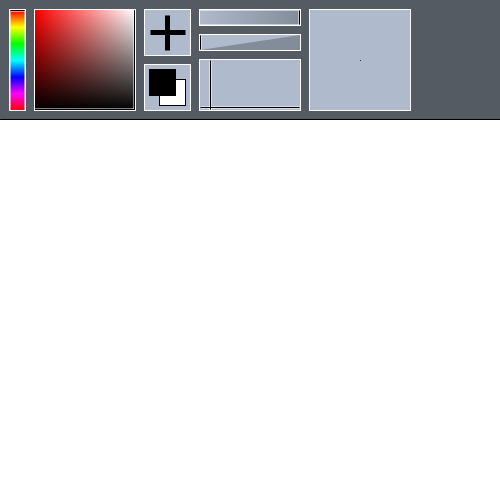
Frame 1 (no input)
Frame 60 (the mouse pressed at the canvas centre just before this capture): identical to frame 1, image omitted
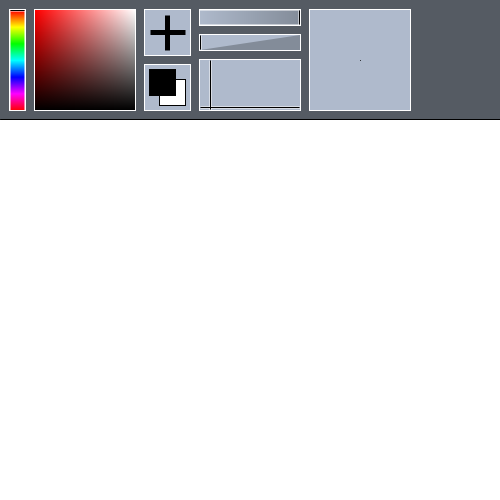
Frame 120 (the mouse held since frame 60 and released just before this capture)

The Processing sketch that drew these frames (run headless with seeded random() and noise(); from frame 60 on, the mouse is pressed at the canvas centre):

// Processing sketch: processing_174352
// ── processing_174352.pde

//Initial primary color: black
int brushHue = 0;
int brushSaturation = 0;
int brushBrightness = 0;

color secondaryColor = color(255,255,255); //White
color tempColor; //Is used for exchange variables.
color brushColor;
int brushAlpha = 100;

boolean isChoosingHue = false;
boolean isChoosingSb = false;
boolean isPickingColor = false; boolean isInFirstHalfOfPickingColor = false;
boolean isSwappingColors = false;
boolean isChoosingAlpha = false;
boolean isChoosingSize = false;
boolean isChoosingStabilizer = false;

int brushSize = 1; //Acutual size will be (brushSize/2)>=1.
int stabilizerDistancePower = 5; //Default:5, Range:0-50
int stabilizerTimePower = 10; //Default:10, Range:0-250

int curveBeforeStartX = 0;
int curveBeforeStartY = 0;
int curveStartX = 0;
int curveStartY = 0;
boolean isDrawing = false;
int curvePointsDistance = 0;
int previousCurvePointX = 0;
int previousCurvePointY = 0;
int stabilizerTimer = 0;

color savedPixels[][] = new color[10][250000];
byte undoRemaining = 0;

void setup()
{
  size(500,500);
  frameRate(60);
  smooth();
  colorMode(HSB, 100,100,100, 100);
  background(0,0,100);
  
  cursor(ARROW);
  
  initializeTools();
}

void draw()
{
  if(isDrawing)
  {
    doDraw();
  }
  else if(isPickingColor)
  {
      doPickColor();
  }
  else if(mousePressed)
  {
    if(isChoosingHue)
    {
      doChooseHue();
    }
    else if(isChoosingSb)
    {
      doChooseSb();
    }
    else if(isChoosingAlpha)
    {
      doChooseAlpha();
    }
    else if(isChoosingSize)
    {
      doChooseSize();
    }
    else if(isChoosingStabilizer)
    {
      doChooseStabilizer();
    }
  }
  else
  {
    curveBeforeStartX = mouseX;
    curveBeforeStartY = mouseY;
  }
}

void mousePressed()
{
  if(!isDrawing && !isChoosingHue && !isChoosingSb && !isPickingColor && !isSwappingColors)
  {
    if(mouseY >= 120)
    {
      startDraw();
    }
    else //Tools
    {
      if(mouseY>=10 && mouseY<110 && mouseX>=10 && mouseX<25)
      {
        startChooseHue();
      }
      else if(mouseY>=10 && mouseY<110 && mouseX>=35 && mouseX<135)
      {
        startChooseSb();
      }
      else if(mouseY>=10 && mouseY<55 && mouseX>=145 && mouseX<190)
      {
        startPickColor();
      }
      else if(mouseY>=65 && mouseY<110 && mouseX>=145 && mouseX<190)
      {
        startSwapColors();
      }
      else if(mouseY>=10 && mouseY<25 && mouseX>=200 && mouseX<300)
      {
        startChooseAlpha();
      }
      else if(mouseY>=35 && mouseY<50 && mouseX>=200 && mouseX<300)
      {
        startChooseSize();
      }
      else if(mouseY>=60 && mouseY<110 && mouseX>=200 && mouseX<300)
      {
        startChooseStabilizer();
      }
    }
  }
}

void mouseReleased()
{
  if(isDrawing)
  {
    finishDraw();
  }
  else
  {
    if(isChoosingHue)
    {
      finishChooseHue();
    }
    else if(isChoosingSb)
    {
      finishChooseSb();
    }
    else if(isPickingColor)
    {
      finishPickColor();
    }
    else if(isSwappingColors)
    {
      finishSwapColors();
    }
    else if(isChoosingAlpha)
    {
      finishChooseAlpha();
    }
    else if(isChoosingSize)
    {
      finishChooseSize();
    }
    else if(isChoosingStabilizer)
    {
      finishChooseStabilizer();
    }
  }
}

void keyPressed()
{
  if(key=='z' || key=='Z')
  {
    if(undoRemaining > 0)
    {
      loadPixels();
      
      for(int i=0; i<width*height; i++)
      {
        pixels[i] = savedPixels[0][i];
      }
      
      for(int i=1; i <= 9; i++)
      {
        for(int j=0; j<width*height; j++)
        {
          savedPixels[i-1][j] = savedPixels[i][j];
        }
      }
      
      updatePixels();
      
      undoRemaining--;
    }
    
    initializeTools();
  }
  else if(key=='r' || key=='R')
  {
    loadPixels();
    for(int i=8; i >= 0; i--)
    {
      for(int j=0; j<width*height; j++)
      {
        savedPixels[i+1][j] = savedPixels[i][j];
      }
    }
    for(int i=0; i < width*height; i++)
    {
      savedPixels[0][i] = pixels[i];
    }
    if(undoRemaining<10)
    {
      undoRemaining++;
    }
  
    background(brushHue,brushSaturation,brushBrightness);
    initializeTools();
  }
}

void startDraw()
{
  isDrawing = true;

  loadPixels();
  
  for(int i=8; i >= 0; i--)
  {
    for(int j=0; j<width*height; j++)
    {
      savedPixels[i+1][j] = savedPixels[i][j];
    }
  }
  for(int i=0; i < width*height; i++)
  {
    savedPixels[0][i] = pixels[i];
  }
  if(undoRemaining<10)
  {
    undoRemaining++;
  }

  initializeBrush();

  strokeCap(ROUND);
  beginShape();
  curveVertex(curveBeforeStartX+1, curveBeforeStartY+1); 
  //curveVertex(mouseX, mouseY);
  curveVertex(curveBeforeStartX, curveBeforeStartY);
  //curveVertex(mouseX, mouseY);

  previousCurvePointX = mouseX;
  previousCurvePointY = mouseY;

  curveStartX = mouseX;
  curveStartY = mouseY;
}

void doDraw()
{
  strokeCap(SQUARE);
  line(pmouseX, pmouseY, mouseX, mouseY) ;
  curvePointsDistance = int( sqrt( sq(previousCurvePointX-mouseX) + sq(previousCurvePointY-mouseY) ) );
  stabilizerTimer++;

  if (curvePointsDistance>=stabilizerDistancePower && stabilizerTimer>=(stabilizerTimePower*frameRate)/1000)
  {
    strokeCap(ROUND);
    curveVertex(mouseX, mouseY);
    previousCurvePointX = mouseX;
    previousCurvePointY = mouseY;

    stabilizerTimer = 0;
  }
}

void finishDraw()
{
  for (int i=0; i < width*height; i++)
  {
    pixels[i] = pixels[i];
  }
  updatePixels();

  strokeCap(ROUND);
  curveVertex(mouseX, mouseY);
  curveVertex( mouseX + (mouseX - previousCurvePointX), mouseY + (mouseY - previousCurvePointY) );
  endShape();

  fill(brushColor, 100);
  noStroke();

  initializeTools();

  isDrawing = false;
}

void initializeBrush()
{
  smooth();
  strokeCap(SQUARE);
  strokeJoin(ROUND);
  //strokeWeight(brushSize);
  strokeWeight(map(brushSize,1,100,1,50));
  
  if(mouseButton == RIGHT)
  {
    brushColor = secondaryColor;
  }
  else
  {
    brushColor = color(brushHue,brushSaturation,brushBrightness);
  }
  
  stroke(brushColor, brushAlpha);
  
  noFill();
}

void initializeTools()
{
  noStroke();
  //Tools base
  fill(60,14,39);
  rect(0,0, 600,120);
  
  //Base border
  stroke(0,0,0);
  strokeWeight(1);
  line(0,119, 599,119);
  
  noStroke();
  //Frame
  fill(0,0,100);
  rect(10-1,10-1, 15+2,100+2); //Hue
  rect(35-1,10-1, 100+2,100+2); //Sb
  rect(145-1,10-1, 45+2,45+2); //Pick color
  rect(145-1,65-1, 45+2,45+2); //Swap colors
  rect(200-1,10-1, 100+2,15+2); //Alpha
  rect(200-1,35-1, 100+2,15+2); //Size
  rect(200-1,60-1, 100+2,50+2); //Stabilizer
  rect(310-1,10-1, 100+2,100+2); //Preview
  
  makeHuePalette();
  makeSbPalette();
  makePickPalette();
  makeSwapPalette();
  makeAlphaPalette();
  makeSizePalette();
  makePreviewPalette();
  makeStabilizerPalette();
  makeUndoPalette();
}

void makeHuePalette()
{
  pushStyle();
  
  strokeWeight(1);
  strokeCap(SQUARE);
  noSmooth();
  
  for(int iY = 0; iY < 100; iY++) //Does not actually display H=100 color.
  {
    stroke(iY,100,100);
    line(10,iY+10, 24,iY+10);
  }
  
  //Pointer
  stroke(0,0,100, 50);
  line( 10, constrain(brushHue,0,99)+10-1,  25, constrain(brushHue,0,99)+10-1 );
  line( 10, constrain(brushHue,0,99)+10+1,  25, constrain(brushHue,0,99)+10+1 );
  stroke(0,0,0, 100);
  line( 10, constrain(brushHue,0,99)+10,  24, constrain(brushHue,0,99)+10 );

  popStyle();
}

void makeSbPalette()
{
  pushStyle();
  
  noSmooth();
  
  color sbPalettePixelColor;
  for(int iY = 0; iY < 100; iY++) //Does not actually display S=0 and B=0 colors.
  {
    for(int iX = 0; iX < 100; iX++)
    {
      sbPalettePixelColor = color(brushHue,100-iX,100-iY);
      set(iX+35,iY+10, sbPalettePixelColor);
    }
  }
  
  //Pointer
  stroke(0,0,100, 50);
  line( constrain(100-brushSaturation,0,99)+35-1, 10,  constrain(100-brushSaturation,0,99)+35-1, 110);
  line( constrain(100-brushSaturation,0,99)+35+1, 10,  constrain(100-brushSaturation,0,99)+35+1, 110);
  line( 35, constrain(100-brushBrightness,0,99)+10-1, 135, constrain(100-brushBrightness,0,99)+10-1);
  line( 35, constrain(100-brushBrightness,0,99)+10+1, 135, constrain(100-brushBrightness,0,99)+10+1);
  stroke(0,0,0, 100);
  line( constrain(100-brushSaturation,0,99)+35, 10,  constrain(100-brushSaturation,0,99)+35, 109);
  line( 35, constrain(100-brushBrightness,0,99)+10, 134, constrain(100-brushBrightness,0,99)+10);
  
  popStyle();
}

void makePickPalette()
{
  pushStyle();
  
  noSmooth();
  
  if(isPickingColor)
  {
    if(isInFirstHalfOfPickingColor)
    {
      fill(60,14,70);
      rect(145,10, 45,45);
      
      //Cross
      pushStyle();
      strokeCap(SQUARE);
      strokeWeight(5);
      stroke(0,0,0);
      line(145+5,32.5, 190-5,32.5);
      line(167.5,10+5, 167.5,55-5);
      popStyle();
    }
    else
    {
      fill(60,14,80);
      rect(145,10, 45,45);
      
      if(mouseY >= 120)
      {
        //Cross
        pushStyle();
        strokeCap(SQUARE);
        strokeWeight(7);
        stroke(0,0,0);
        line(145+5-1,32.5, 190-5+1,32.5);
        line(167.5,10+5-1, 167.5,55-5+1);
        strokeWeight(5);
        stroke(brushHue,brushSaturation,brushBrightness);
        line(145+5,32.5, 190-5,32.5);
        line(167.5,10+5, 167.5,55-5);
        popStyle();
      }
    }
  }
  else
  {
    fill(60,14,80);
    rect(145,10, 45,45);
    
    //Cross
    pushStyle();
    strokeCap(SQUARE);
    strokeWeight(5);
    stroke(0,0,0);
    line(145+5,32.5, 190-5,32.5);
    line(167.5,10+5, 167.5,55-5);
    popStyle();
  }
  
  popStyle();
}

void makeSwapPalette()
{
  pushStyle();
  
  noSmooth();
  
  //Inner-frame
  if(isSwappingColors)
  {
    fill(60,14,70);
    rect(145,65, 45,45);
  }
  else
  {
    fill(60,14,80);
    rect(145,65, 45,45);
  }
  
  //Color rect
  fill(0,0,0);
  rect(145+5+10-1,65+5+10-1, 25+2,25+2);
  fill(secondaryColor);
  rect(145+5+10,65+5+10, 25,25);
  fill(0,0,0);
  rect(145+5-1,65+5-1, 25+2,25+2);
  fill(brushHue,brushSaturation,brushBrightness);
  rect(145+5,65+5, 25,25);
  
  
  popStyle(); 
}

void makeAlphaPalette()
{
  pushStyle();
  
//  //Old inner-frame
//  fill(60,14,80);
//  rect(200,10, 100,15);
  
  strokeWeight(1);
  strokeCap(SQUARE);
  noSmooth();
  
  //Inner-frame
  for(int i=200; i<=299; i++)
  {
    stroke( lerpColor( color(60,14,80), color(60,14,60), (i-199)/100.0 ) );
    line(i,10, i,24);
  }
  
  stroke(0,0,100, 50);
  line(constrain(brushAlpha,1,100)-1+200-1,10, constrain(brushAlpha,1,100)-1+200-1,24+1);
  line(constrain(brushAlpha,1,100)-1+200+1,10, constrain(brushAlpha,1,100)-1+200+1,24+1);
  stroke(0,0,0, 100);
  line(constrain(brushAlpha,1,100)-1+200,10, constrain(brushAlpha,1,100)-1+200,24);
  
  popStyle();
}

void makeSizePalette()
{
  pushStyle();
  
  smooth();
  noStroke();
  
  //Inner-frame
  fill(60,14,80);
  rect(200,35, 100,15);
  
  fill(60,14,60);
  triangle(200,50, 300,35, 300,50);
  
  strokeWeight(1);
  strokeCap(SQUARE);
  noSmooth();
  
  //Pointer
  stroke(0,0,100, 50);
  line(constrain(brushSize,1,100)-1+200-1,35, constrain(brushSize,1,100)-1+200-1,50);
  line(constrain(brushSize,1,100)-1+200+1,35, constrain(brushSize,1,100)-1+200+1,50);
  stroke(0,0,0, 100);
  line(constrain(brushSize,1,100)-1+200,35, constrain(brushSize,1,100)-1+200,49);
  
  popStyle();
}

void makeStabilizerPalette()
{
  pushStyle();
  
  noStroke();
  
  //Inner-frame
  fill(60,14,80);
  rect(200,60, 100,50);
  
  strokeWeight(1);
  strokeCap(SQUARE);
  noSmooth();
  
  //Pointer
  stroke(0,0,100, 50);
  line(constrain(stabilizerDistancePower*2,0,99)+200-1,60, constrain(stabilizerDistancePower*2,0,99)+200-1,109+1);
  line(constrain(stabilizerDistancePower*2,0,99)+200+1,60, constrain(stabilizerDistancePower*2,0,99)+200+1,109+1);
  line(200,constrain(49-(stabilizerTimePower/5),0,49)+60-1, 299+1,constrain(49-(stabilizerTimePower/5),0,49)+60-1);
  line(200,constrain(49-(stabilizerTimePower/5),0,49)+60+1, 299+1,constrain(49-(stabilizerTimePower/5),0,49)+60+1);
  stroke(0,0,0, 100);
  line(constrain(stabilizerDistancePower*2,0,99)+200,60, constrain(stabilizerDistancePower*2,0,99)+200,109);
  line(200,constrain(49-(stabilizerTimePower/5),0,49)+60, 299,constrain(49-(stabilizerTimePower/5),0,49)+60);
  //line();
  
  popStyle();
}

void makePreviewPalette()
{
  pushStyle();
  
  noStroke();
  
  //Inner-frame
  fill(60,14,80);
  rect(310,10, 100,100);
  
  smooth();
  fill(brushHue,brushSaturation,brushBrightness, brushAlpha);
  ellipse(360.5,60.5, map(brushSize,1,100,1,50),map(brushSize,1,100,1,50));
  
  popStyle();
}

void makeUndoPalette()
{
  pushStyle();
  
  noStroke();
  
  while(undoRemaining > 0)
  {
    fill(0,0,100,65);
    rect(480,100, 10,10);
    if(undoRemaining<=1){break;};
    
    fill(0,0,100,60);
    rect(480,90, 10,10);
    if(undoRemaining<=2){break;};
    
    fill(0,0,100,55);
    rect(480,80, 10,10);
    if(undoRemaining<=3){break;};
    
    fill(0,0,100,50);
    rect(480,70, 10,10);
    if(undoRemaining<=4){break;};
    
    fill(0,0,100,45);
    rect(480,60, 10,10);
    if(undoRemaining<=5){break;};
    
    fill(0,0,100,40);
    rect(480,50, 10,10);
    if(undoRemaining<=6){break;};
    
    fill(0,0,100,35);
    rect(480,40, 10,10);
    if(undoRemaining<=7){break;};
    
    fill(0,0,100,30);
    rect(480,30, 10,10);
    if(undoRemaining<=8){break;};
    
    fill(0,0,100,25);
    rect(480,20, 10,10);
    if(undoRemaining<=9){break;};
    
    fill(0,0,100,20);
    rect(480,10, 10,10);
    
    break;
  }
  
  popStyle();
}

//Choose alpha
void startChooseAlpha()
{
  isChoosingAlpha = true;
}

void doChooseAlpha()
{
  brushAlpha = constrain(mouseX-200, 1,100); //Min is 1, to avoid choosing Alpha=0: completely invisible.
  
  initializeTools();
}

void finishChooseAlpha()
{
  initializeTools();
  
  isChoosingAlpha = false;
  
  //println(brushAlpha);
}

//Choose size
void startChooseSize()
{
  isChoosingSize = true;
}

void doChooseSize()
{
  brushSize = constrain(mouseX-200, 1,100); //Min is 1, to avoid choosing Size=0: better to be set with alpha.
  
  initializeTools();
}

void finishChooseSize()
{
  initializeTools();
  
  isChoosingSize = false;
  
  //println(brushSize);
}

//Choose stabilizer
void startChooseStabilizer()
{
  isChoosingStabilizer = true;
}

void doChooseStabilizer()
{
  stabilizerDistancePower = constrain((mouseX-200)/2, 0,50);
  stabilizerTimePower = constrain( (50-(mouseY-60))*5, 0,250);
  
  initializeTools();
}

void finishChooseStabilizer()
{
  initializeTools();
  
  isChoosingStabilizer = false;
  
  //println(stabilizerDistancePower);
  //println(stabilizerTimePower);
}

void startChooseHue()
{
  isChoosingHue = true;
}

void doChooseHue()
{
  brushHue = constrain(mouseY-10, 0,100);
  
  //makeSbPalette();
  //makeHuePalette();
  initializeTools();
}

void finishChooseHue()
{
  //makeSbPalette();
  initializeTools();
  
  isChoosingHue = false;
  
  //println("HSB",brushHue,brushSaturation,brushBrightness);
}

void startPickColor()
{
  if(isPickingColor == false)
  {
    isPickingColor = true;
    isInFirstHalfOfPickingColor = true;
    
    tempColor = color(brushHue,brushSaturation,brushBrightness);
  }
}

void doPickColor()
{
  if(isInFirstHalfOfPickingColor)
  {
  }
  else
  {
    if(mouseY >= 120)
    {
      brushHue = int(round(hue(get(mouseX,mouseY))));
      brushSaturation = int(round(saturation(get(mouseX,mouseY))));
      brushBrightness = int(round(brightness(get(mouseX,mouseY))));
    }
    else
    {
      brushHue = int(round(hue(tempColor)));
      brushSaturation = int(round(saturation(tempColor)));
      brushBrightness = int(round(brightness(tempColor)));
    }
  }
  
  initializeTools();
}

void finishPickColor()
{
  if(isInFirstHalfOfPickingColor)
  {
    if(mouseY>=10 && mouseY<55 && mouseX>=145 && mouseX<190)
    {
      isInFirstHalfOfPickingColor = false;
      cursor(CROSS);
    }
    else
    {
      isPickingColor = false;
    }
  }
  else
  {
    cursor(ARROW);
    isPickingColor = false;
  }
  
  initializeTools();
}

void startChooseSb()
{
  isChoosingSb = true;
}

void doChooseSb()
{
  brushSaturation = constrain(100-(mouseX-35), 0,100);
  brushBrightness = constrain(100-(mouseY-10), 0,100);
  
  //makeSbPalette();
  initializeTools();
}

void finishChooseSb()
{
  //makeSbPalette();
  initializeTools();
  
  isChoosingSb = false; 
  
  //println("HSB",brushHue,brushSaturation,brushBrightness);
}

void startSwapColors()
{
  isSwappingColors = true;
  
  makeSwapPalette();
}

void finishSwapColors()
{
  if(mouseY>=65 && mouseY<110 && mouseX>=145 && mouseX<190)
  {
    tempColor = color(brushHue,brushSaturation,brushBrightness);
    
    brushHue = int(round(hue(secondaryColor)));
    brushSaturation = int(round(saturation(secondaryColor)));
    brushBrightness = int(round(brightness(secondaryColor)));
    
    secondaryColor = tempColor;
  }
  
  isSwappingColors = false;
  
  //makeSwapPalette(); //Used for turning inner-frame color back to normal.
  initializeTools();
}
